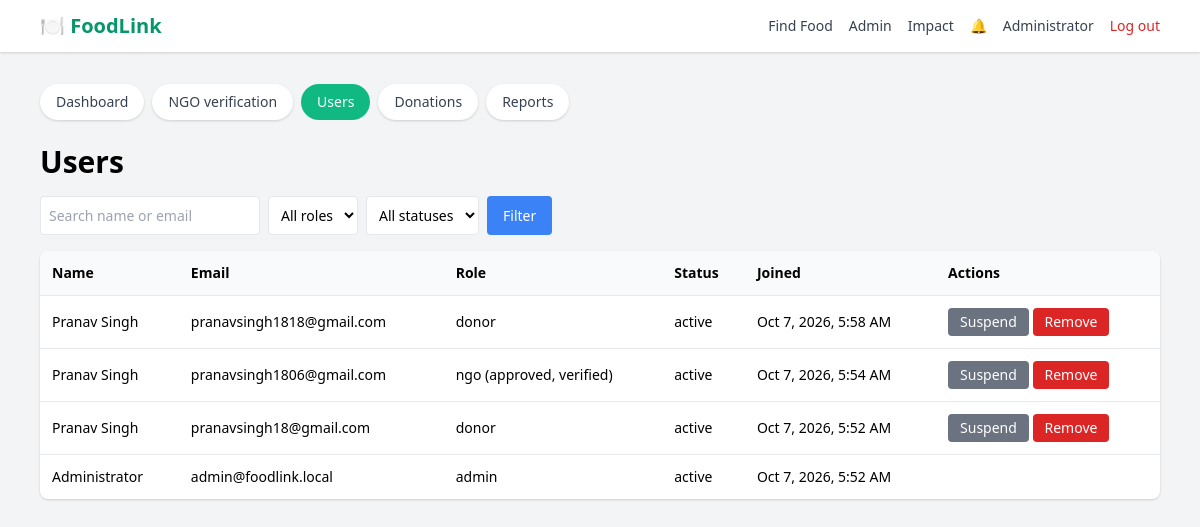
Page /admin/users (signed in) on the committed database.
### tables this page shows
CREATE TABLE users (
    id INTEGER PRIMARY KEY AUTOINCREMENT,
    role TEXT NOT NULL CHECK (role IN ('donor','ngo','admin')),
    name TEXT NOT NULL,
    email TEXT NOT NULL UNIQUE,
    password_hash TEXT NOT NULL,
    phone TEXT, address TEXT, lat REAL, lng REAL,
    reg_number TEXT,
    ngo_darpan_id TEXT,
    verification_doc TEXT,
    verification_doc_name TEXT,
    ngo_status TEXT CHECK (ngo_status IN ('PENDING','APPROVED','REJECTED')),
    is_verified INTEGER NOT NULL DEFAULT 0,
    account_status TEXT NOT NULL DEFAULT 'active' CHECK (account_status IN ('active','suspended','removed')),
    email_verified INTEGER NOT NULL DEFAULT 0,
    created_at TEXT NOT NULL
);

### app.py (the view)
@app.route('/admin/users')
@role_required('admin')
def admin_users():
    role, status, q = request.args.get('role', ''), request.args.get('status', ''), request.args.get('q', '').strip()[:100]
    where, p = ['1=1'], []
    if role in ('donor', 'ngo', 'admin'):
        where.append('role = ?')
        p.append(role)
    if status in ('active', 'suspended', 'removed'):
        where.append('account_status = ?')
        p.append(status)
    if q:
        where.append("(name LIKE ? OR email LIKE ?)")
        p += [f'%{q}%'] * 2
    rows = get_db().execute('SELECT * FROM users WHERE ' + ' AND '.join(where) + ' ORDER BY id DESC LIMIT 300', p).fetchall()
    return render_template('templates/admin_users.html', rows=rows, role=role, status=status, q=q)

### app.py (called while the page is built)
def get_db():
    if 'db' not in g:
        g.db = sqlite3.connect(app.config['DATABASE'])
        g.db.row_factory = sqlite3.Row
        g.db.execute('PRAGMA foreign_keys = ON')
    return g.db

def now_utc():
    return datetime.now(timezone.utc).replace(tzinfo=None, microsecond=0)

def fmt(dt):
    return dt.strftime('%Y-%m-%d %H:%M:%S')

def utcnow_str():
    return fmt(now_utc())

@app.template_filter('iso')
def iso_filter(ts):
    return ts.replace(' ', 'T') + 'Z' if ts else ''

def csrf_token():
    if 'csrf_token' not in session:
        session['csrf_token'] = secrets.token_urlsafe(24)
    return session['csrf_token']

@app.before_request
def before():
    if request.endpoint == 'static':
        return
    g.user = None
    uid = session.get('uid')
    if uid:
        u = get_db().execute('SELECT * FROM users WHERE id = ?', (uid,)).fetchone()
        if u and u['account_status'] == 'active':
            g.user = u
        else:
            session.clear()
    if request.method in ('POST', 'PUT', 'PATCH', 'DELETE'):
        sent, expected = request.form.get('csrf_token', ''), session.get('csrf_token', '')
        if not expected or not hmac.compare_digest(sent, expected):
            abort(400, 'Your session expired or the form was invalid. Go back, refresh the page and try again.')
    run_maintenance()

@app.after_request
def security_headers(resp):
    resp.headers.setdefault('X-Content-Type-Options', 'nosniff')
    resp.headers.setdefault('X-Frame-Options', 'SAMEORIGIN')
    resp.headers.setdefault('Referrer-Policy', 'same-origin')
    return resp

@app.context_processor
def inject_user_context():
    unread = 0
    if g.get('user'):
        unread = get_db().execute('SELECT COUNT(*) FROM notifications WHERE user_id = ? AND is_read = 0',
                                  (g.user['id'],)).fetchone()[0]
    return {'unread_count': unread}

def role_required(*roles):
    def deco(f):
        @wraps(f)
        def wrapper(*a, **kw):
            if not g.user:
                flash('Please log in to continue.', 'error')
                nxt = request.full_path.rstrip('?') if request.method == 'GET' else None
                return redirect(url_for('login', next=nxt) if nxt else url_for('login'))
            if g.user['role'] not in roles:
                abort(403)
            return f(*a, **kw)
        return wrapper
    return deco

### templates/admin_users.html (shortened to what this page needs)
{% extends 'templates/admin_base.html' %}
{% from 'templates/_macros.html' import btn, localtime %}
{% block admin %}
    <h1 class="text-3xl font-bold mb-4">Users</h1>
    <form method="GET" class="flex flex-wrap gap-2 mb-4 text-sm">
        <input type="search" name="q" value="{{ q }}" placeholder="Search name or email" class="border p-2 rounded">
        <select name="role" class="border p-2 rounded bg-white"><option value="">All roles</option>
            {% for r in ['donor', 'ngo', 'admin'] %}<option value="{{ r }}" {{ 'selected' if role == r }}>{{ r }}</option>{% endfor %}</select>
        <select name="status" class="border p-2 rounded bg-white"><option value="">All statuses</option>
            {% for s in ['active', 'suspended', 'removed'] %}<option value="{{ s }}" {{ 'selected' if status == s }}>{{ s }}</option>{% endfor %}</select>
        <button class="bg-blue-500 text-white px-4 rounded hover:bg-blue-600">Filter</button>
    </form>
    {% if rows %}
    <div class="bg-white rounded-lg shadow overflow-x-auto">
        <table class="w-full text-sm">
            <thead class="bg-gray-50 text-left"><tr><th class="p-3">Name</th><th class="p-3">Email</th><th class="p-3">Role</th><th class="p-3">Status</th><th class="p-3">Joined</th><th class="p-3">Actions</th></tr></thead>
            <tbody>{% for u in rows %}
                <tr class="border-t">
                    <td class="p-3">{{ u.name }}</td><td class="p-3">{{ u.email }}</td>
                    <td class="p-3">{{ u.role }}{% if u.role == 'ngo' %} ({{ u.ngo_status|lower }}{{ ', verified' if u.is_verified }}){% endif %}</td>
                    <td class="p-3">{{ u.account_status }}</td><td class="p-3">{{ localtime(u.created_at) }}</td>
                    <td class="p-3">
                        {% if u.role != 'admin' %}
                            {% if u.account_status == 'active' %}{{ btn('/admin/users/%d/suspend'|format(u.id), 'Suspend', 'bg-gray-500 hover:bg-gray-600', 'Suspend this user?') }}
                            {% else %}{{ btn('/admin/users/%d/reactivate'|format(u.id), 'Reactivate', 'bg-green-500 hover:bg-green-600') }}{% endif %}
                            {% if u.account_status != 'removed' %}{{ btn('/admin/users/%d/remove'|format(u.id), 'Remove', 'bg-red-600 hover:bg-red-700', 'Remove this user?') }}{% endif %}
                        {% endif %}
                    </td>
                </tr>{% endfor %}
            </tbody>
        </table>
    </div>
    {% else %}<p class="text-gray-600">No users match.</p>{% endif %}
{% endblock %}

### templates/admin_base.html
{% extends 'templates/base.html' %}
{% block body_class %}bg-gray-100{% endblock %}
{% block main_class %}max-w-6xl mx-auto py-8 px-4{% endblock %}
{% block content %}
    <div class="flex flex-wrap gap-2 mb-6 text-sm">
        {% for href, label in [('/admin', 'Dashboard'), ('/admin/ngos', 'NGO verification'), ('/admin/users', 'Users'), ('/admin/donations', 'Donations'), ('/admin/reports', 'Reports')] %}
        <a href="{{ href }}" class="px-4 py-2 rounded-full {{ 'bg-green-500 text-white' if request.path == href else 'bg-white text-gray-700 hover:bg-green-100 shadow' }}">{{ label }}</a>
        {% endfor %}
    </div>
    {% block admin %}{% endblock %}
{% endblock %}

### templates/_macros.html (shortened to what this page needs)
{% macro localtime(ts) -%}<time class="js-local" datetime="{{ ts|iso }}">{{ ts }} UTC</time>{%- endmacro %}
{% macro btn(url, label, cls='bg-blue-500 hover:bg-blue-600', ask=None, fields={}) -%}
<form method="POST" action="{{ url }}" class="inline"{% if ask %} onsubmit="return confirm('{{ ask }}')"{% endif %}>
<button type="submit" class="text-white text-sm py-1 px-3 rounded {{ cls }}">{{ label }}</button>
</form>
{%- endmacro %}

### templates/base.html (shortened to what this page needs)
<!DOCTYPE html>
<html lang="en">
<head>
    <link href="https://cdn.jsdelivr.net/npm/tailwindcss@2.2.19/dist/tailwind.min.css" rel="stylesheet">
</head>
<body class="min-h-screen {% block body_class %}bg-green-100{% endblock %}">
<nav class="bg-white shadow">
    <div class="max-w-6xl mx-auto px-4 py-3 flex flex-wrap items-center justify-between">
        <a href="/" class="text-xl font-bold text-green-600">🍽️ FoodLink</a>
        <div class="flex flex-wrap items-center gap-x-4 gap-y-2 text-sm text-gray-700">
            <a href="/find" class="hover:text-green-600">Find Food</a>
            {% if g.user and g.user.role == 'donor' %}
                <a href="/post" class="hover:text-green-600">Post Food</a>
                <a href="/my/donations" class="hover:text-green-600">My Donations</a>
            {% elif g.user and g.user.role == 'ngo' %}
                <a href="/my/requests" class="hover:text-green-600">My Requests</a>
            {% elif g.user and g.user.role == 'admin' %}
                <a href="/admin" class="hover:text-green-600">Admin</a>
            {% endif %}
            <a href="/impact" class="hover:text-green-600">Impact</a>
            {% if g.user %}
                <a href="/notifications" class="hover:text-green-600" title="Notifications">🔔{% if unread_count %}<span class="ml-1 bg-red-500 text-white text-xs rounded-full px-2 py-0.5">{{ unread_count }}</span>{% endif %}</a>
                <a href="/profile" class="hover:text-green-600">{{ g.user.name }}</a>
                <form method="POST" action="/logout" class="inline">
                    <button type="submit" class="text-red-600 hover:underline">Log out</button>
                </form>
            {% else %}
                <a href="/login" class="hover:text-green-600">Log in</a>
                <a href="/signup" class="bg-green-500 text-white px-3 py-1 rounded-full hover:bg-green-600">Sign up</a>
            {% endif %}
        </div>
    </div>
</nav>
<main class="{% block main_class %}{% endblock %}"{% block main_attrs %}{% endblock %}>
{% block content %}{% endblock %}
</main>
</body>
</html>

### rows in the picture
users: user.name "Administrator", name "Administrator", email "admin@foodlink.local", role "admin", account_status "active"
users: name "Pranav Singh", email "pranavsingh1818@gmail.com", role "donor", account_status "active", label "Suspend Remove"
users: name "Pranav Singh", email "pranavsingh1806@gmail.com", role "ngo", ngo_status "approved", is_verified ", verified", account_status "active", label "Suspend Remove"
users: name "Pranav Singh", email "pranavsingh18@gmail.com", role "donor", account_status "active", label "Suspend Remove"

### other values in the picture
{{ label }} "Dashboard" "NGO verification" "Users" "Donations" "Reports"
